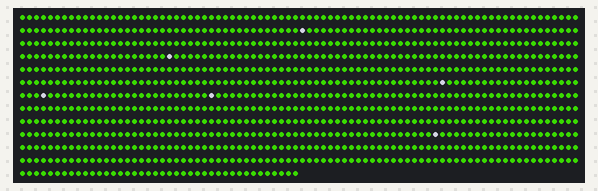
Bench run of a program on a simulated CircuitPython board. Shown: 1000 RGB LEDs in strip order, left to right, continuing on the next row. Dim RGB values are drawn brighter than linear; random numbers come from a fixed seed; what the program prints to the serial console is not drawn.

Above: at 2.1 s.

The program:

treeLighting-BetterTwinkle_Static.py
```python
import random
import board
import neopixel
from time import sleep

# Welcome Message
print("Hello, Light Master!")

# Output config info
print("\nBeginning test light operation with perams: ")
print(f'Pixels: 100')
print(f'Brightness: 0.5')
# print(f'Twinkle Speed: 1 second(s)')
print(f'\nColor One: (255, 0, 0)')
print(f'Color Two: (0, 255, 0)')

# Assign the pixels to be modified and give the new brightness
pixels = neopixel.NeoPixel(board.D18, 1000, brightness=0.75, auto_write=False)

# Clear any Existing color data
pixels.fill((0, 0, 0))
print("Cleared existing pixel info.")
sleep(2)

# Infinity loop so pattern continues to change
# runs = 0
pixels.fill((50, 190, 0))
while True:

    i = random.randint(0, 999)
    pixels[i] = (200, 200, 215)

    # pixels.show()

    j = random.randint(0, 999)
    pixels[j] = (200, 200, 215)

    # pixels.show()

    k = random.randint(0, 999)
    pixels[k] = (200, 200, 215)

    # pixels.show()

    l = random.randint(0, 999)
    pixels[l] = (200, 200, 215)

    # pixels.show()

    m = random.randint(0, 999)
    pixels[m] = (200, 200, 215)

    # pixels.show()

    n = random.randint(0, 999)
    pixels[n] = (200, 200, 215)
    pixels.show()
    pixels[i] = (50, 190, 0)
    pixels[k] = (50, 190, 0)
    pixels[l] = (50, 190, 0)
    pixels[m] = (50, 190, 0)
    pixels[n] = (50, 190, 0)
    pixels[j] = (50, 190, 0)
    pixels.show()

# pixels.show()
print(f'Updated pixel color info to:\n(255, 0, 0) and (0, 255, 0).')

# Notify user of script completion
print("\nFinished sending pixel instructions.")
```
